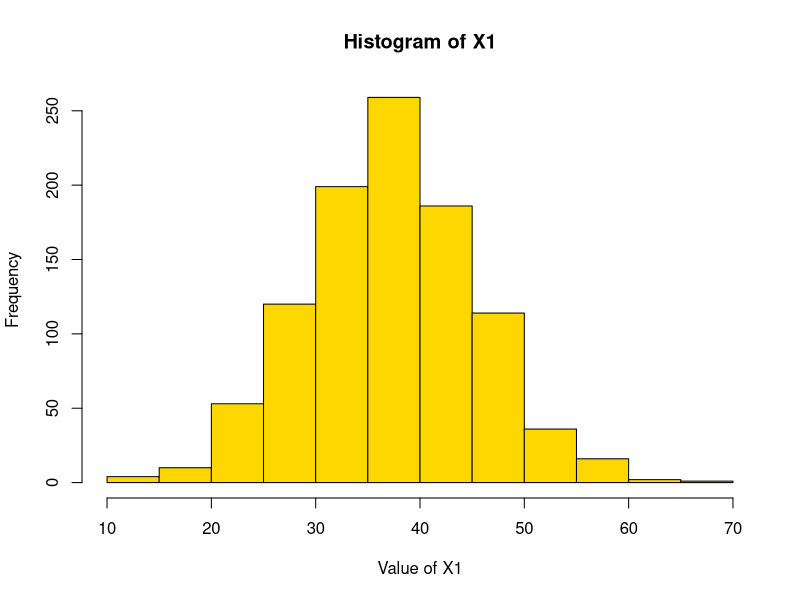

This chart was generated by the following R code:
#Question 1
df = read.csv("Lab3.csv",header=TRUE)
png('test1.png')
hist(df$X1, col="gold", xlab="Value of X1", main="Histogram of X1")
dev.off()

